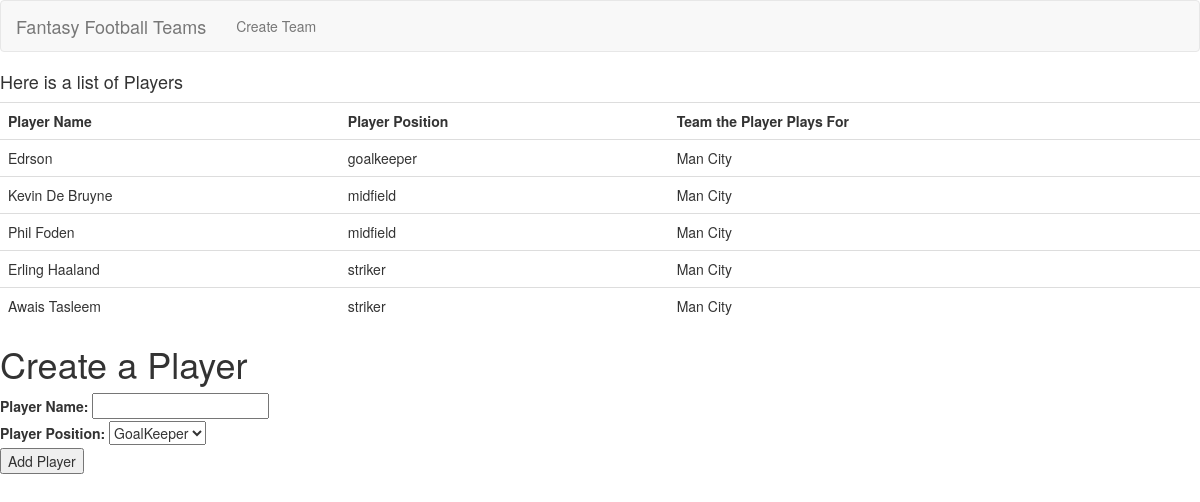
The page /team/1/players on the database its author committed.
### app.py (models this page shows)
class Players(db.Model):
    id = db.Column(db.Integer, primary_key=True)
    player_name = db.Column(db.String(255), nullable=False)
    position = db.Column(db.String(50), nullable=False) # make this field a selection field
    team_id = db.Column(db.Integer, db.ForeignKey("teams.id"))

class Teams(db.Model):
    id = db.Column(db.Integer, primary_key=True)
    team_name = db.Column(db.String(255),  nullable=False)
    league_name = db.Column(db.String(255), nullable=False)
    sponsor_name = db.Column(db.String(255), nullable=False)
    players = db.relationship('Players', backref='players')

### app.py (the view, shortened to what this page needs)
@app.route('/team/<int:x>/players', methods=['GET', 'POST'])
def players(x):
    team = Teams.query.get(x)# this will get a specific team
    data = Players.query.filter_by(team_id=x) # this will get a specific player from a team
    team_new_id = team.id
    message = ""
    form = PlayerForm()
    return render_template('players.html', message=message,form=form, content=data, team=team)

### forms.py
class PlayerForm(FlaskForm):
        player_name = StringField('Player Name: ')
        position = SelectField('Player Position:', choices=[('goalkeeper', 'GoalKeeper'), ('defender', 'Defender'), ('midfield','Midfield'), ('striker', 'Striker')])
        submit = SubmitField('Add Player')

### templates/players.html (shortened to what this page needs)
{%  include "base.html" %}
<html>
<head><title>List of all Players inside the team you clicked</title></head>
    <body>
        <h4>Here is a list of Players</h4>
        <table class="table">
            <tr>
              <th scope="col">Player Name</th>
              <th scope="col">Player Position</th>
              <th scope="col">Team the Player Plays For</th>
            </tr>
            {% for player in content %}
            <tr>
              <td>{{player.player_name}}</td>
              <td>{{player.position}}</td>
              <td>{{player.players.team_name}}</td>
            </tr>
            {% endfor %}
        </table>
            <h1>Create a Player</h1>
 </head>
<div class='form'>
    <form method='POST' action=''>
        {{ form.player_name.label }} {{ form.player_name }}
        <br>
        {{ form.position.label }} {{ form.position }}
        <br>
        {{ form.submit }}
        <br>
    </form>
</div>
    </body>
</html>

### templates/base.html (shortened to what this page needs)
<!DOCTYPE html>
<html lang="en">
<head>
  <link rel="stylesheet" href="https://maxcdn.bootstrapcdn.com/bootstrap/3.4.1/css/bootstrap.min.css">
</head>
{% block body %}
<nav class="navbar navbar-default">
  <div class="container-fluid">
    <div class="navbar-header">
      <a class="navbar-brand">Fantasy Football Teams</a>
    </div>
    <ul class="nav navbar-nav">
      <li ><a href="{{url_for('teams')}}">Create Team</a></li>
    </ul>
  </div>
</nav>
  </html>
  {% endblock body %}

### rows shown on the page
Players: player_name "Edrson", position "goalkeeper", players.team_name "Man City"
Players: player_name "Kevin De Bruyne", position "midfield", players.team_name "Man City"
Players: player_name "Phil Foden", position "midfield", players.team_name "Man City"
Players: player_name "Erling Haaland", position "striker", players.team_name "Man City"
Players: player_name "Awais Tasleem", position "striker", players.team_name "Man City"
